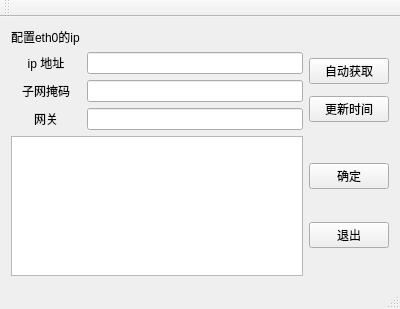
<?xml version="1.0" encoding="UTF-8"?>
<ui version="4.0">
 <class>MainWindow</class>
 <widget class="QMainWindow" name="MainWindow">
  <property name="geometry">
   <rect>
    <x>0</x>
    <y>0</y>
    <width>400</width>
    <height>309</height>
   </rect>
  </property>
  <property name="windowTitle">
   <string>MainWindow</string>
  </property>
  <widget class="QWidget" name="centralWidget">
   <layout class="QVBoxLayout" name="verticalLayout_4">
    <item>
     <widget class="QLabel" name="label">
      <property name="text">
       <string>配置eth0的ip</string>
      </property>
     </widget>
    </item>
    <item>
     <layout class="QHBoxLayout" name="horizontalLayout_5">
      <item>
       <layout class="QVBoxLayout" name="verticalLayout_3">
        <item>
         <layout class="QHBoxLayout" name="horizontalLayout">
          <item>
           <widget class="QLabel" name="label_2">
            <property name="minimumSize">
             <size>
              <width>70</width>
              <height>17</height>
             </size>
            </property>
            <property name="maximumSize">
             <size>
              <width>70</width>
              <height>17</height>
             </size>
            </property>
            <property name="text">
             <string>ip 地址</string>
            </property>
            <property name="alignment">
             <set>Qt::AlignCenter</set>
            </property>
           </widget>
          </item>
          <item>
           <widget class="QLineEdit" name="lineEdit"/>
          </item>
         </layout>
        </item>
        <item>
         <layout class="QHBoxLayout" name="horizontalLayout_2">
          <item>
           <widget class="QLabel" name="label_3">
            <property name="minimumSize">
             <size>
              <width>70</width>
              <height>17</height>
             </size>
            </property>
            <property name="maximumSize">
             <size>
              <width>70</width>
              <height>17</height>
             </size>
            </property>
            <property name="text">
             <string>子网掩码</string>
            </property>
            <property name="alignment">
             <set>Qt::AlignCenter</set>
            </property>
           </widget>
          </item>
          <item>
           <widget class="QLineEdit" name="lineEdit_2"/>
          </item>
         </layout>
        </item>
        <item>
         <layout class="QHBoxLayout" name="horizontalLayout_3">
          <item>
           <widget class="QLabel" name="label_4">
            <property name="minimumSize">
             <size>
              <width>70</width>
              <height>17</height>
             </size>
            </property>
            <property name="maximumSize">
             <size>
              <width>70</width>
              <height>17</height>
             </size>
            </property>
            <property name="text">
             <string>网关</string>
            </property>
            <property name="alignment">
             <set>Qt::AlignCenter</set>
            </property>
           </widget>
          </item>
          <item>
           <widget class="QLineEdit" name="lineEdit_3">
            <property name="enabled">
             <bool>true</bool>
            </property>
            <property name="readOnly">
             <bool>false</bool>
            </property>
           </widget>
          </item>
         </layout>
        </item>
       </layout>
      </item>
      <item>
       <layout class="QVBoxLayout" name="verticalLayout_2">
        <item>
         <widget class="QPushButton" name="pushButton_3">
          <property name="text">
           <string>自动获取</string>
          </property>
         </widget>
        </item>
        <item>
         <widget class="QPushButton" name="pushButton_4">
          <property name="text">
           <string>更新时间</string>
          </property>
         </widget>
        </item>
       </layout>
      </item>
     </layout>
    </item>
    <item>
     <layout class="QHBoxLayout" name="horizontalLayout_4">
      <item>
       <widget class="QTextBrowser" name="textBrowser"/>
      </item>
      <item>
       <layout class="QVBoxLayout" name="verticalLayout">
        <item>
         <widget class="QPushButton" name="pushButton">
          <property name="text">
           <string>确定</string>
          </property>
          <property name="autoDefault">
           <bool>true</bool>
          </property>
          <property name="default">
           <bool>false</bool>
          </property>
         </widget>
        </item>
        <item>
         <widget class="QPushButton" name="pushButton_2">
          <property name="text">
           <string>退出</string>
          </property>
          <property name="autoDefault">
           <bool>true</bool>
          </property>
         </widget>
        </item>
       </layout>
      </item>
     </layout>
    </item>
   </layout>
  </widget>
  <widget class="QToolBar" name="mainToolBar">
   <property name="toolButtonStyle">
    <enum>Qt::ToolButtonIconOnly</enum>
   </property>
   <attribute name="toolBarArea">
    <enum>TopToolBarArea</enum>
   </attribute>
   <attribute name="toolBarBreak">
    <bool>false</bool>
   </attribute>
  </widget>
  <widget class="QStatusBar" name="statusBar"/>
 </widget>
 <layoutdefault spacing="6" margin="11"/>
 <tabstops>
  <tabstop>lineEdit</tabstop>
  <tabstop>lineEdit_3</tabstop>
  <tabstop>pushButton</tabstop>
  <tabstop>pushButton_2</tabstop>
  <tabstop>lineEdit_2</tabstop>
  <tabstop>textBrowser</tabstop>
 </tabstops>
 <resources/>
 <connections/>
</ui>
